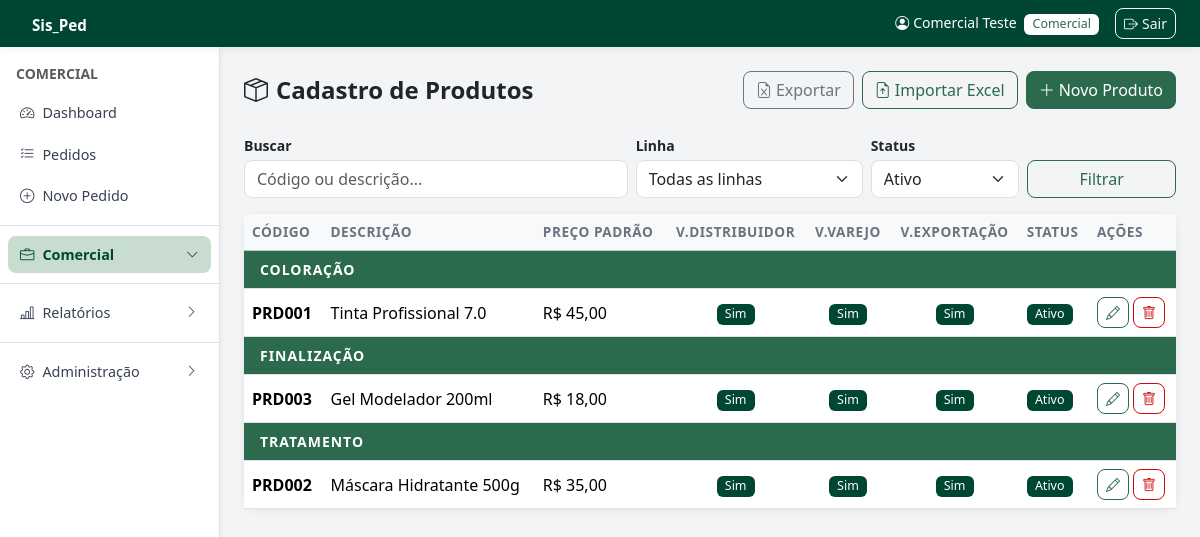
The page /admin/cadastros/produtos.php (signed in) on the database its author committed.
### tables this page shows
CREATE TABLE IF NOT EXISTS produtos (
    id INT AUTO_INCREMENT PRIMARY KEY,
    codigo_produto VARCHAR(50) UNIQUE,
    linha VARCHAR(50),
    grupo VARCHAR(50),
    subgrupo VARCHAR(50),
    codigo_barra VARCHAR(50),
    descricao_pt VARCHAR(200),
    descricao_en VARCHAR(200),
    descricao_es VARCHAR(200),
    desc_cliente_pt TEXT,
    desc_cliente_en TEXT,
    desc_cliente_es TEXT,
    nuance VARCHAR(50),
    multiplo INT DEFAULT 1,
    vendas_distribuidor DECIMAL(10,2) DEFAULT 0,
    vendas_varejo DECIMAL(10,2) DEFAULT 0,
    vendas_exportacao DECIMAL(10,2) DEFAULT 0,
    ncm_id INT,
    cest VARCHAR(20),
    status ENUM('ativo','inativo') DEFAULT 'ativo',
    created_at TIMESTAMP DEFAULT CURRENT_TIMESTAMP,
    FOREIGN KEY (ncm_id) REFERENCES ncm(id) ON DELETE SET NULL
);

CREATE TABLE IF NOT EXISTS tabela_precos (
    id INT AUTO_INCREMENT PRIMARY KEY,
    produto_id INT NOT NULL,
    preco_padrao DECIMAL(10,2) DEFAULT 0,
    created_at TIMESTAMP DEFAULT CURRENT_TIMESTAMP,
    FOREIGN KEY (produto_id) REFERENCES produtos(id) ON DELETE CASCADE
);

### admin/cadastros/produtos.php (the view, shortened to what this page needs)
<?php
require_once __DIR__ . '/../../config.php';
$busca          = $_GET['q']      ?? '';
$filtro_status  = $_GET['status'] ?? 'ativo';
$conditions = [];
$params     = [];
if ($filtro_status) {
    $conditions[] = 'p.status = ?';
    $params[] = $filtro_status;
}
$where = $conditions ? 'WHERE ' . implode(' AND ', $conditions) : '';
$produtos = db()->prepare("SELECT p.*, t.preco_padrao, n.ncm FROM produtos p
    LEFT JOIN tabela_precos t ON t.produto_id = p.id
    LEFT JOIN ncm n ON n.id = p.ncm_id
    $where ORDER BY p.linha, p.descricao_pt");
$produtos->execute($params);
$produtos = $produtos->fetchAll();
require_once LAYOUT_PATH . '/header.php';
?>
<div class="d-flex flex-wrap justify-content-between align-items-center gap-2 mb-4">
    <h4 class="fw-bold mb-0"><i class="bi bi-box-seam me-2"></i>Cadastro de Produtos</h4>
    <div class="d-flex gap-2 flex-wrap">
        <button type="button" class="btn btn-outline-secondary" onclick="exportarProdutos()">
            <i class="bi bi-file-earmark-excel me-1"></i>Exportar
        </button>
        <button class="btn btn-outline-success" data-bs-toggle="modal" data-bs-target="#modalImport">
            <i class="bi bi-file-earmark-arrow-up me-1"></i>Importar Excel
        </button>
        <button class="btn btn-primary" data-bs-toggle="modal" data-bs-target="#modalProduto" onclick="novoRegistro()">
            <i class="bi bi-plus-lg me-1"></i>Novo Produto
        </button>
    </div>
</div>
<form class="mb-3">
    <div class="row g-2 align-items-end">
        <div class="col-md-5">
            <label class="form-label fw-semibold small mb-1">Buscar</label>
            <input type="text" name="q" class="form-control" placeholder="Código ou descrição..." value="<?= e($busca) ?>">
        </div>
        <div class="col-md-3">
            <label class="form-label fw-semibold small mb-1">Linha</label>
            <select name="linha" class="form-select">
                <option value="">Todas as linhas</option>
            </select>
        </div>
        <div class="col-md-2">
            <label class="form-label fw-semibold small mb-1">Status</label>
            <select name="status" class="form-select">
                <option value="ativo"   <?= $filtro_status === 'ativo'   ? 'selected' : '' ?>>Ativo</option>
            </select>
        </div>
        <div class="col-md-2 d-flex gap-2">
            <button type="submit" class="btn btn-outline-primary w-100">Filtrar</button>
        </div>
    </div>
</form>
<div class="card shadow-sm border-0">
    <div class="card-body p-0">
        <div class="table-responsive">
        <table class="table table-hover mb-0">
            <thead class="table-light">
                <tr>
                    <th>Código</th>
                    <th>Descrição</th>
                    <th>Preço Padrão</th>
                    <th class="text-center">V.Distribuidor</th>
                    <th class="text-center">V.Varejo</th>
                    <th class="text-center">V.Exportação</th>
                    <th>Status</th>
                    <th>Ações</th>
                </tr>
            </thead>
            <tbody>
            <?php if ($produtos):
                $linhaAtual = null;
                foreach ($produtos as $p):
                    if ($p['linha'] !== $linhaAtual):
                        $linhaAtual = $p['linha'];
                        $lbl = $linhaAtual ?: '(Sem Linha)';
            ?>
                <tr>
                    <td colspan="8" class="fw-bold py-2 px-3 small text-uppercase text-white" style="background:#2b6a4d;letter-spacing:.07em"><?= e($lbl) ?></td>
                </tr>
            <?php endif; ?>
                <tr>
                    <td><strong><?= e($p['codigo_produto']) ?></strong></td>
                    <td><?= e($p['descricao_pt']) ?></td>
                    <td><?= moedaBR($p['preco_padrao']) ?></td>
                    <?php foreach (['vendas_distribuidor','vendas_varejo','vendas_exportacao'] as $vc):
                        $on = $p[$vc] > 0; ?>
                    <td class="text-center">
                        <span class="badge <?= $on ? 'bg-success' : 'bg-secondary' ?>"
                              style="cursor:pointer;user-select:none"
                              data-id="<?= $p['id'] ?>"
                              data-campo="<?= $vc ?>"
                              data-valor="<?= $on ? 1 : 0 ?>"
                              onclick="toggleVenda(this)"><?= $on ? 'Sim' : 'Não' ?></span>
                    </td>
                    <?php endforeach; ?>
                    <td><?= statusBadge($p['status']) ?></td>
                    <td>
                        <button class="btn btn-sm btn-outline-primary" onclick="editarRegistro(<?= htmlspecialchars(json_encode($p), ENT_QUOTES) ?>)">
                            <i class="bi bi-pencil"></i>
                        </button>
                        <form method="POST" class="d-inline" onsubmit="return confirm('Excluir este produto?')">
                            <button class="btn btn-sm btn-outline-danger"><i class="bi bi-trash"></i></button>
                        </form>
                    </td>
                </tr>
            <?php endforeach; endif; if (!$produtos): ?>
                <tr><td colspan="8" class="text-center text-muted py-4">Nenhum produto cadastrado.</td></tr>
            <?php endif; ?>
            </tbody>
        </table>
        </div>
    </div>
</div>
<?php require_once LAYOUT_PATH . '/footer.php'; ?>

### config.php (shortened to what this page needs)
<?php
function db() {
    static $pdo = null;
    if ($pdo === null) {
        try {
            $pdo = new PDO(
                'mysql:host=' . DB_HOST . ';dbname=' . DB_NAME . ';charset=utf8mb4',
                DB_USER, DB_PASS,
                [PDO::ATTR_ERRMODE => PDO::ERRMODE_EXCEPTION,
                 PDO::ATTR_DEFAULT_FETCH_MODE => PDO::FETCH_ASSOC]
            );
            try { $pdo->exec("ALTER TABLE pedidos ADD COLUMN lote_id VARCHAR(40) NULL"); } catch (PDOException $e) {}
            try { $pdo->exec("ALTER TABLE clientes MODIFY COLUMN email VARCHAR(255) NULL DEFAULT NULL"); } catch (PDOException $e) {}
            try { $pdo->exec("UPDATE clientes SET email = NULL WHERE email = ''"); } catch (PDOException $e) {}
            try { $pdo->exec("ALTER TABLE tabela_precos ADD COLUMN preco_network DECIMAL(10,2) NULL DEFAULT NULL"); } catch (PDOException $e) {}
            try { $pdo->exec("ALTER TABLE tabela_precos ADD COLUMN preco_auxiliar DECIMAL(10,2) NULL DEFAULT NULL"); } catch (PDOException $e) {}
            try { $pdo->exec("ALTER TABLE pedidos ADD COLUMN desconto_campanha DECIMAL(5,2) NULL DEFAULT NULL"); } catch (PDOException $e) {}
            try { $pdo->exec("ALTER TABLE bonus_ma_logs ADD COLUMN valor_utilizado DECIMAL(10,2) NOT NULL DEFAULT 0"); } catch (PDOException $e) {}
            try { $pdo->exec("ALTER TABLE pedidos ADD COLUMN forma_pagamento VARCHAR(60) NULL DEFAULT NULL"); } catch (PDOException $e) {}
            try { $pdo->exec("ALTER TABLE creditos ADD COLUMN valor_utilizado DECIMAL(12,2) NOT NULL DEFAULT 0"); } catch (PDOException $e) {}
            try { $pdo->exec("ALTER TABLE pedidos ADD COLUMN credito_utilizado DECIMAL(12,2) NULL DEFAULT NULL"); } catch (PDOException $e) {}
            try { $pdo->exec("ALTER TABLE clientes ADD COLUMN email VARCHAR(120) NULL DEFAULT NULL"); } catch (PDOException $e) {}
            try { $pdo->exec("ALTER TABLE clientes ADD COLUMN senha VARCHAR(255) NULL DEFAULT NULL"); } catch (PDOException $e) {}
            try { $pdo->exec("ALTER TABLE pedidos MODIFY COLUMN status ENUM('comercial','financeiro','faturamento','faturado','cancelado','reprovado') DEFAULT 'comercial'"); } catch (PDOException $e) {}
            try { $pdo->exec("ALTER TABLE usuarios MODIFY COLUMN tipo_acesso ENUM('comercial','financeiro','supervisor','tecnologia da informacao','recursos humanos','marketing','diretoria','centro tecnico','contabilidade','recepcao','expedicao') NOT NULL DEFAULT 'comercial'"); } catch (PDOException $e) {}
            try { $pdo->exec("ALTER TABLE clientes ADD COLUMN desconto_canal DECIMAL(10,4) DEFAULT 0"); } catch (PDOException $e) {}
            try { $pdo->exec("ALTER TABLE campanhas ADD COLUMN canal_venda_id INT NULL"); } catch (PDOException $e) {}
            try { $pdo->exec("ALTER TABLE clientes ADD COLUMN supervisor VARCHAR(100) NULL"); } catch (PDOException $e) {}
            try { $pdo->exec("UPDATE clientes SET supervisor = vendedor WHERE supervisor IS NULL AND vendedor IS NOT NULL"); } catch (PDOException $e) {}
            try { $pdo->exec("ALTER TABLE pedidos ADD COLUMN supervisor VARCHAR(100) NULL"); } catch (PDOException $e) {}
            try { $pdo->exec("UPDATE pedidos SET supervisor = vendedor WHERE supervisor IS NULL AND vendedor IS NOT NULL"); } catch (PDOException $e) {}
            try { $pdo->exec("CREATE TABLE IF NOT EXISTS grupo_empresas (
                id         INT AUTO_INCREMENT PRIMARY KEY,
                nome       VARCHAR(120) NOT NULL,
                descricao  TEXT,
                created_at TIMESTAMP DEFAULT CURRENT_TIMESTAMP
            )"); } catch (PDOException $e) {}
            try { $pdo->exec("CREATE TABLE IF NOT EXISTS grupo_empresas_clientes (
                id        INT AUTO_INCREMENT PRIMARY KEY,
                grupo_id  INT NOT NULL,
                cliente_id INT NOT NULL,
                UNIQUE KEY uq_grupo_cliente (grupo_id, cliente_id)
            )"); } catch (PDOException $e) {}
            try { $pdo->exec("CREATE TABLE IF NOT EXISTS webhook_logs (
                id         INT AUTO_INCREMENT PRIMARY KEY,
                origem     VARCHAR(50)  NOT NULL,
                evento     VARCHAR(100) NOT NULL,
                status     VARCHAR(20)  NOT NULL,
                detalhe    TEXT,
                cliente_id INT NULL,
                created_at TIMESTAMP DEFAULT CURRENT_TIMESTAMP
            )"); } catch (PDOException $e) {}
            try { $pdo->exec("CREATE TABLE IF NOT EXISTS pedido_logs (
                id            INT AUTO_INCREMENT PRIMARY KEY,
                pedido_id     INT          NOT NULL,
                numero_pedido VARCHAR(50)  NOT NULL,
                usuario_nome  VARCHAR(100),
                usuario_tipo  VARCHAR(30),
                acao          VARCHAR(120) NOT NULL,
                status_antes  VARCHAR(30),
                status_depois VARCHAR(30),
                detalhes      TEXT,
                created_at    TIMESTAMP DEFAULT CURRENT_TIMESTAMP,
                INDEX idx_pedido (pedido_id),
                INDEX idx_numero (numero_pedido)
            )"); } catch (PDOException $e) {}
        } catch (PDOException $e) {
            die('Erro de conexão com o banco de dados. <a href="' . BASE_URL . '/install.php">Clique aqui para configurar.</a>');
        }
    }
    return $pdo;
}
function e($s) {
    return htmlspecialchars((string)($s ?? ''), ENT_QUOTES, 'UTF-8');
}
function moedaBR($v) {
    return 'R$ ' . number_format((float)$v, 2, ',', '.');
}
function statusBadge($s) {
    $map = [
        'comercial'   => ['primary',   'Aguardando Comercial'],
        'financeiro'  => ['warning',   'Aguardando Financeiro'],
        'faturamento' => ['info',      'Aguardando Faturamento'],
        'faturado'    => ['success',   'Faturado'],
        'cancelado'   => ['danger',    'Cancelado'],
        'reprovado'   => ['danger',    'Cancelado'],
        'ativo'       => ['success',   'Ativo'],
        'inativo'     => ['secondary', 'Inativo'],
        'aberto'      => ['warning',   'Aberto'],
        'pago'        => ['success',   'Pago'],
        'vencido'     => ['danger',    'Vencido'],
        'aprovado'    => ['success',   'Aprovado'],
        'pendente'    => ['secondary', 'Pendente'],
    ];
    [$cls, $label] = $map[$s] ?? ['secondary', ucfirst($s)];
    return '<span class="badge bg-' . $cls . '">' . $label . '</span>';
}

### assets/css/style.css (style rules this page uses)
:root { --brand-darkest: #004733; --brand-dark: #2b6a4d; --brand-mid: #568d66; --brand-light: #a5c1ae; --gray-bg: #f3f4f6; --gray-border: #dcdfe5; --red-light: #df8080; --red-mid: #cb0b0a; --red-dark: #ad080f; --red-darkest: #8e0413; }
body { font-family: 'Segoe UI', system-ui, -apple-system, sans-serif; background-color: var(--gray-bg); }
.btn-primary { background-color: var(--brand-dark); border-color: var(--brand-dark); color: #fff; }
.btn-outline-primary { color: var(--brand-dark); border-color: var(--brand-dark); }
.bg-success { background-color: var(--brand-darkest) !important; }
.badge.bg-success { background-color: var(--brand-darkest) !important; }
.btn-outline-success { color: var(--brand-dark); border-color: var(--brand-dark); }
.btn-outline-danger { color: var(--red-mid); border-color: var(--red-mid); }
.card { border-radius: 12px; }
.form-control, .form-select { border-radius: 8px; border-color: var(--gray-border); }
.table th { font-weight: 600; font-size: .85rem; text-transform: uppercase; letter-spacing: .04em; color: #6b7280; }
.table td { vertical-align: middle; }
.badge { font-size: .78rem; font-weight: 500; padding: .35em .65em; border-radius: 6px; }
.btn { border-radius: 8px; font-weight: 500; }
.shadow-sm { box-shadow: 0 1px 8px rgba(0,0,0,.07) !important; }
body { overflow-x: hidden; }

### rows shown on the page
produtos: linha "COLORAÇÃO", codigo_produto "PRD001", descricao_pt "Tinta Profissional 7.0", tabela_precos.preco_padrao "R$ 45,00", vendas_distribuidor "Sim", vendas_varejo "Sim", vendas_exportacao "Sim"
produtos: linha "FINALIZAÇÃO", codigo_produto "PRD003", descricao_pt "Gel Modelador 200ml", tabela_precos.preco_padrao "R$ 18,00", vendas_distribuidor "Sim", vendas_varejo "Sim", vendas_exportacao "Sim"
produtos: linha "TRATAMENTO", codigo_produto "PRD002", descricao_pt "Máscara Hidratante 500g", tabela_precos.preco_padrao "R$ 35,00", vendas_distribuidor "Sim", vendas_varejo "Sim", vendas_exportacao "Sim"

### other values the page prints
$_usuario['nome'] "Comercial Teste"
$_usuario['tipo'] "Comercial"
$tipoLabels[$_usuario['tipo']] "COMERCIAL"
